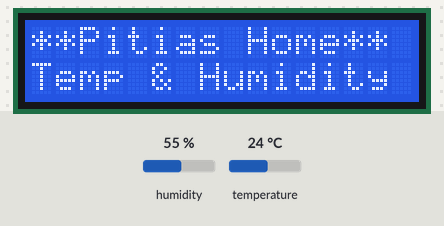
A program run on a simulated ESP8266 board running MicroPython. On the bench: 16×2 character LCD. The inputs (shaded band) are chosen by the test bench; at power-on: humidity 55 %, temperature 24 °C. Library files of the repository ran but are not shown: esp8266_i2c_lcd.py.

Above: at 0.1 s.
1.3 s: humidity set to 22 %
At 4.6 s:
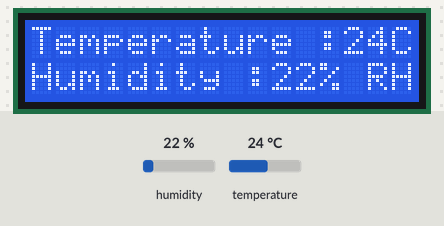
13.6 s: temperature set to 12 °C
At 20.0 s:
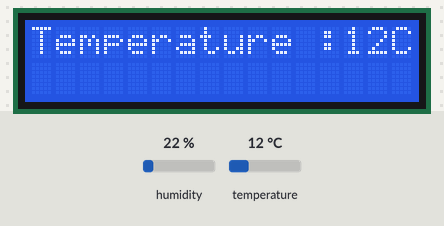
23.1 s: humidity set to 40 %
At 29.4 s:
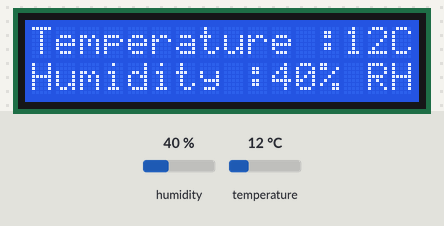
32.6 s: temperature set to 19 °C
At 37.3 s:
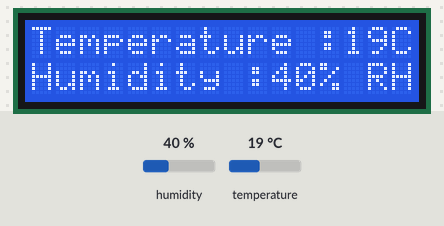
Timing chart, 0 to 38.8 s (numbered marks = the images above; inputs shaded):
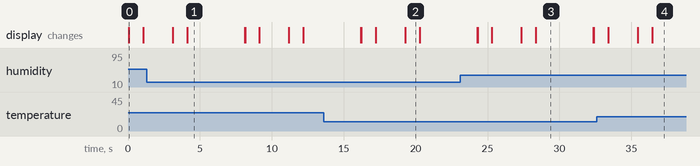

Measured:
- what the display in image 0 shows lasts 1.0 s, from 0.1 s to 1.1 s
- what the display in image 1 shows lasts 4.0 s, from 4.1 s to 8.1 s

The program:

lcd_DHT.py
```python
from machine import Pin,I2C
from time import sleep
import dht
from esp8266_i2c_lcd import I2cLcd


i2c = I2C(scl=Pin(5), sda=Pin(4), freq=400000)
lcd = I2cLcd(i2c, 0x27, 2, 16)
d = dht.DHT11(Pin(0))


while 1:
    lcd.hide_cursor()
    lcd.putstr("**Pitias Home**\nTemp & Humidity")  # 16 characters
    sleep(1)
    lcd.clear()
    sleep(2)
    d.measure()
    lcd.putstr("Temperature :")
    lcd.putstr(str(d.temperature())) # eg. 23 (°C)
    lcd.putstr("C")
    sleep(1)
    lcd.putstr("Humidity :")
    lcd.putstr(str(d.humidity()))    # eg. 41 (% RH)
    lcd.putstr("% RH")
    sleep(4)
    lcd.clear()
```
